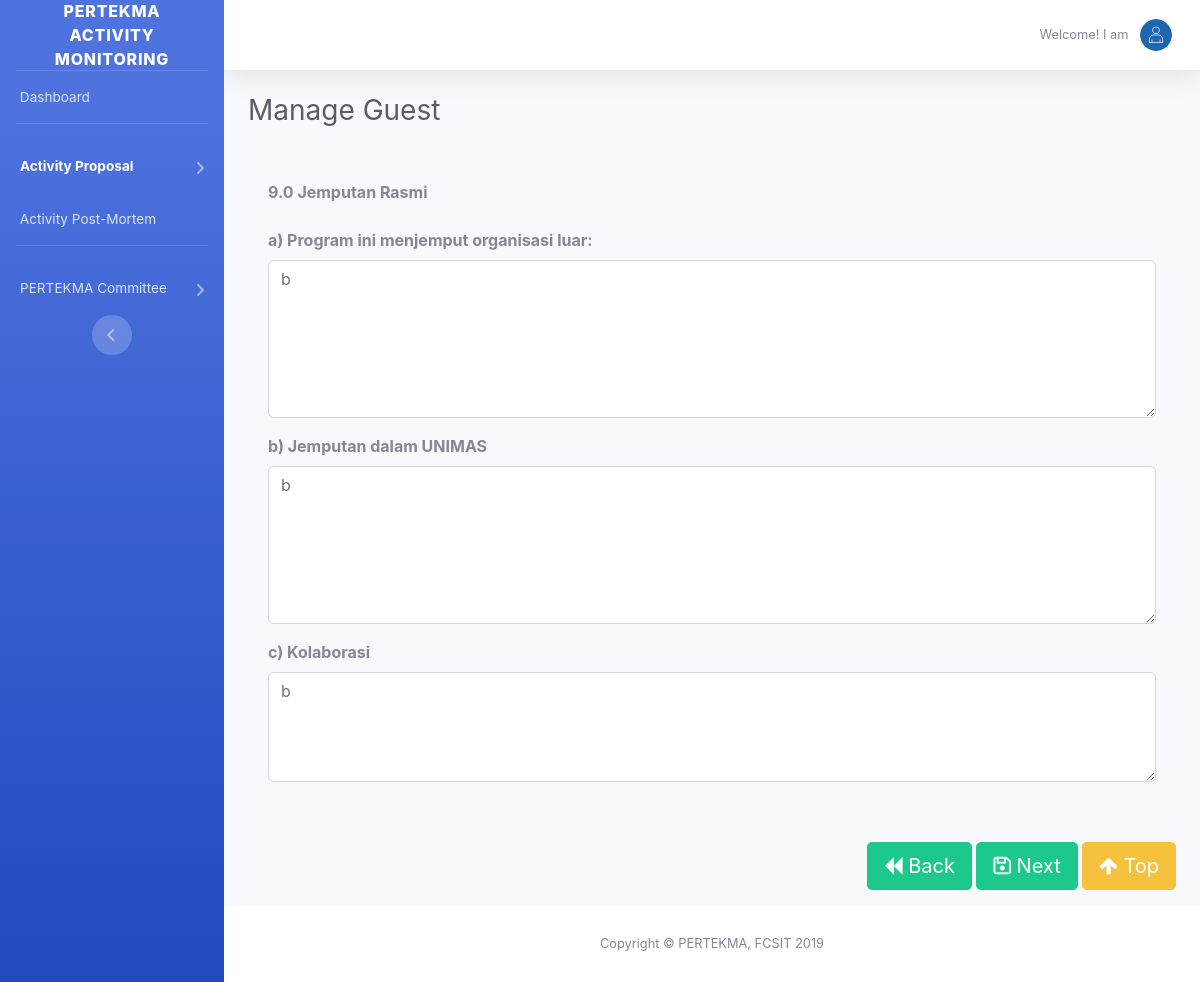
Screenshot of /admin/proposal-add2.php?id=8 with the database file from the repository.
### tables this page shows
CREATE TABLE `proposal` (
  `proposald` int(11) NOT NULL,
  `iduser` int(11) NOT NULL,
  `proposalTitle` varchar(255) NOT NULL,
  `date1` varchar(255) NOT NULL,
  `date2` varchar(255) NOT NULL,
  `time_1` varchar(255) NOT NULL,
  `time_2` varchar(255) NOT NULL,
  `location` varchar(255) NOT NULL,
  `tujuan` text NOT NULL,
  `pendahuluan` text NOT NULL,
  `objektif` text NOT NULL,
  `event` varchar(255) NOT NULL,
  `penganjur` text NOT NULL,
  `sasaran` varchar(255) NOT NULL,
  `jemputanLuar` varchar(255) NOT NULL,
  `jemputanDalam` varchar(255) NOT NULL,
  `kolaborasi` varchar(255) NOT NULL,
  `penutup` text NOT NULL,
  `activityPostmortem` text NOT NULL,
  `dekan_comment` varchar(255) NOT NULL,
  `td_comment` varchar(255) NOT NULL,
  `proposalStatus` int(11) NOT NULL,
  `proposalStatus2` int(11) NOT NULL,
  `AcaSession` varchar(255) NOT NULL,
  `calPro` int(11) NOT NULL,
  `calAct` int(11) NOT NULL,
  `calInc` int(11) NOT NULL,
  `calOut` int(11) NOT NULL,
  `calEqu` int(11) NOT NULL,
  `calProg` int(11) NOT NULL,
  `cal_ap` int(11) NOT NULL
);

### admin/proposal-add2.php (the view, shortened to what this page needs)
<?php
	require_once('../connect.php');
?>
<?php
$proposalId=$_GET["id"];
?>
<!DOCTYPE html>
<html lang="en">
<head>
  <link href="../vendor/fontawesome-free/css/all.min.css" rel="stylesheet" type="text/css">
	<link href="../css/form.css" rel="stylesheet" type="text/css">
  <link href="../css/sb-admin-2.min.css" rel="stylesheet">
</head>
<body id="page-top">
  <div id="wrapper">
    <ul class="navbar-nav bg-gradient-primary sidebar sidebar-dark accordion" id="accordionSidebar">
      <a class="sidebar-brand d-flex align-items-center justify-content-center" href="../index.html">
        <div class="sidebar-brand-text mx-3">PERTEKMA Activity Monitoring</div>
      </a>
      <hr class="sidebar-divider my-0">
      <li class="nav-item ">
        <a class="nav-link" href="index.php">
        <span>&nbsp;Dashboard</span></a>
      </li>
      <hr class="sidebar-divider">
      <li class="nav-item active">
        <a class="nav-link collapsed" href="#" data-toggle="collapse" data-target="#collapseTwo" aria-expanded="true" aria-controls="collapseTwo">
          <span>Activity Proposal</span>
        </a>
      </li>
      <li class="nav-item">
        <a class="nav-link" href="activityPostmortem.php">
          <span>&nbsp;Activity Post-Mortem</span></a>
      </li>
      <hr class="sidebar-divider">
    <li class="nav-item ">
        <a class="nav-link collapsed" href="#" data-toggle="collapse" data-target="#collapseThree" aria-expanded="true" aria-controls="collapseThree">
          <span>PERTEKMA Committee</span>
        </a>
      </li>
      <div class="text-center d-none d-md-inline">
        <button class="rounded-circle border-0" id="sidebarToggle"></button>
      </div>
    </ul>
    <div id="content-wrapper" class="d-flex flex-column">
      <div id="content">
        <nav class="navbar navbar-expand navbar-light bg-white topbar mb-4 static-top shadow">
          <ul class="navbar-nav ml-auto">
            <li class="nav-item dropdown no-arrow">
              <a class="nav-link dropdown-toggle" href="#" id="userDropdown" role="button" data-toggle="dropdown" aria-haspopup="true" aria-expanded="false">
                <span class="mr-2 d-none d-lg-inline text-gray-600 small">Welcome! I am&nbsp;<?php echo $username; ?></span>
                <img class="img-profile rounded-circle" src="../img/sue.png">
              </a>
            </li>
          </ul>
        </nav>
        <div class="container-fluid">
          <div class="d-sm-flex align-items-center justify-content-between mb-4">
            <h1 class="h3 mb-0 text-gray-800">Manage Guest </h1>
          </div>
    	<link rel="stylesheet" href="https://cdnjs.cloudflare.com/ajax/libs/font-awesome/4.7.0/css/font-awesome.min.css">
        <link href="https://cdnjs.cloudflare.com/ajax/libs/bootstrap-datepicker/1.3.0/css/datepicker.css" rel="stylesheet" type="text/css" />
          <div id="page-wrapper">
          <form method="post" action="">
           <div class="card-body">
            <div class="row">
                <div class="col-lg-12">
                </div>
            </div>
                <div class="row">
                 <div class="col-md-3 col-lg-12">
                    <div class="form-group">
                      <label class="control-label"><b>9.0 Jemputan Rasmi</b></label>
                    </div>
                 </div>
                 	<?php $queryProposal2=mysqli_query($con, "SELECT * FROM proposal WHERE proposald='$proposalId'");
								$row1=mysqli_fetch_array($queryProposal2);?>
					<div class="col-md-3 col-lg-12">
                        <div class="form-group">
                            <label class="control-label"><b> a) Program ini menjemput organisasi luar:</b></label>
                            <textarea rows="6" name="projemputanLuar" class="form-control"><?php echo $row1["jemputanLuar"]; ?></textarea>
                        </div>
                    </div>
					<div class="col-md-3 col-lg-12">
                        <div class="form-group">
                            <label class="control-label"><b> b) Jemputan dalam UNIMAS</b></label>
                            <textarea rows="6" name="projemputanDalam" class="form-control"><?php echo $row1["jemputanDalam"]; ?></textarea>
                        </div>
                    </div>
					<div class="col-md-3 col-lg-12">
                        <div class="form-group">
                            <label class="control-label"><b> c) Kolaborasi</b></label>
                            <textarea rows="4" name="prokolaborasi" class="form-control"><?php echo $row1["kolaborasi"]; ?></textarea>
                        </div>
                    </div>
                </div>
    <br />
</div>
<div class="row">
    <div class="col-lg-12">
        <div style="float: right;">
             <a class="btn btn-success btn-lg" href="activity2-tentative.php?id=<?php echo $proposalId; ?>" id="btnBack"><i class="fa fa-backward"></i> Back</a>
             <button name="submiting" class="btn btn-success btn-lg"><i class="fa fa-save"></i> Next</button>
            <a class="btn btn-warning btn-lg" href="#" id="btnToTop"><i class="fa fa-arrow-up"></i> Top</a>
        </div>
        </form>
    </div>
</div>
</div>
        </div>
      </div>
      <footer class="sticky-footer bg-white">
        <div class="container my-auto">
          <div class="copyright text-center my-auto">
            <span>Copyright &copy; PERTEKMA, FCSIT 2019</span>
          </div>
        </div>
      </footer>
</body>
</html>

### rows the page displays
proposal: projemputanLuar "b", projemputanDalam "b", prokolaborasi "b"
